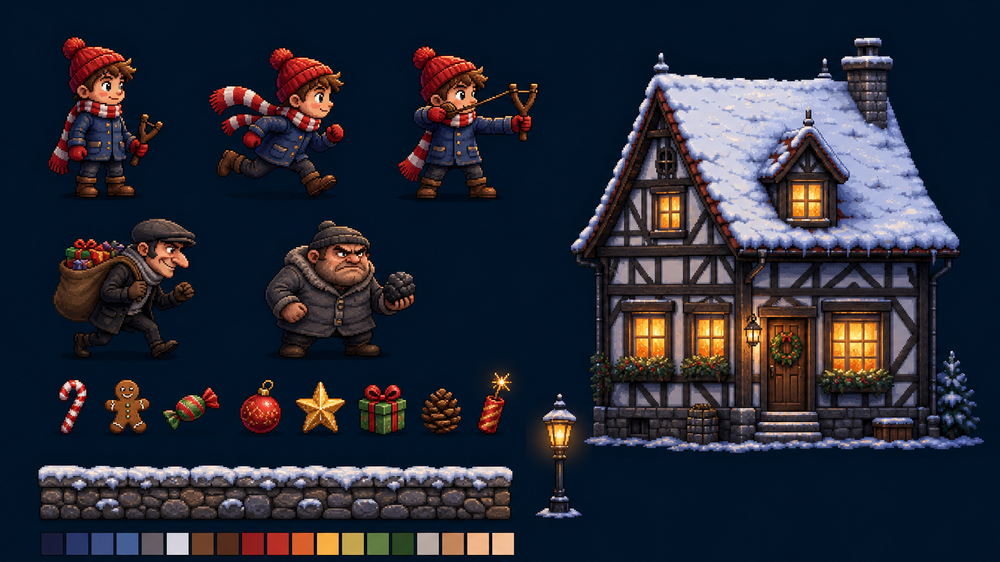
#> input picture experiments/03-christmas-town/ref.png, 1000 x 562 px, shrunk from 1536 x 864 before the run
$ python defringe.py ../ref.png
#> lines starting #> are read from the running program, lines starting #| are printed output that depends on the picture; after the words box and inside, x2 and y2 are one past the last pixel; in counts of white or black regions, pixels touching at a corner belong together
# tools/defringe.py — знімає «наліпковий» світлий обідок і кольорову бахрому навколо спрайта.
# Чому: gpt-image на пласкому пурпуровому фоні іноді малює біле обведення, як у наліпки, а після вирізання фону
# по краю лишаються рожеві/зелені пікселі. На темному нічному небі гри це світиться.
# Як: шар за шаром (до --max проходів) дивимось на крайові непрозорі пікселі й прибираємо ті, що «підозрілі»:
# світлі й майже сірі, напівпрозорі або дивного кольору (пурпур, кислотний). Темний контур малюнка зупиняє очистку.
#   python tools/defringe.py IN.png [OUT.png] [--max 12]
import sys, argparse
import numpy as np
from PIL import Image
from scipy import ndimage

ap = argparse.ArgumentParser(); ap.add_argument('inp'); ap.add_argument('out', nargs='?'); ap.add_argument('--max', type=int, default=12)
a = ap.parse_args()
im = np.array(Image.open(a.inp).convert('RGBA')).astype(np.float32)
rgb, al = im[..., :3] / 255, im[..., 3]
#> al: shape (562, 1000) float32; every value is 255
mx, mn = rgb.max(-1), rgb.min(-1)
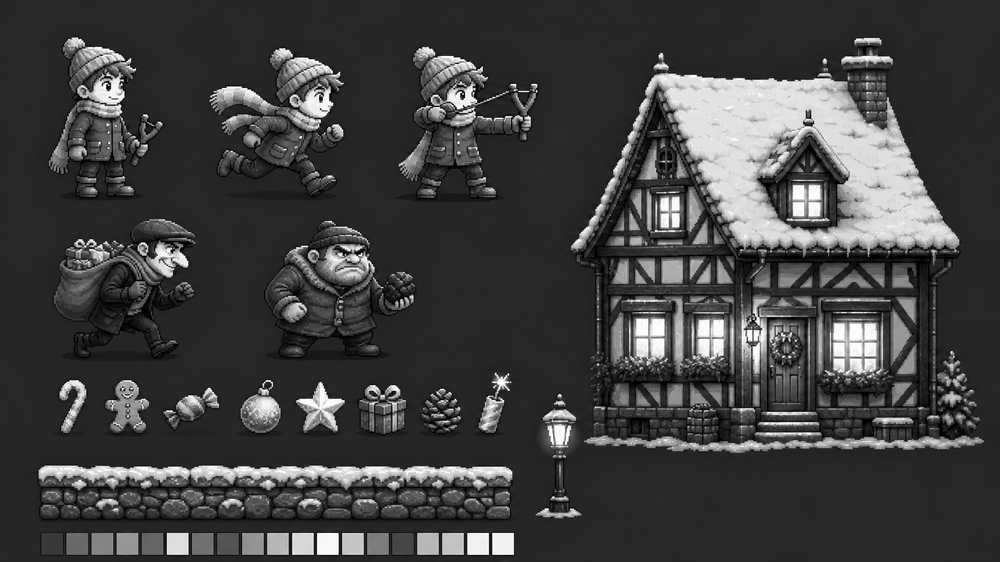
#> mx: shape (562, 1000) float32; min 0, max 1, mean 0.256
lum = 0.3 * rgb[..., 0] + 0.59 * rgb[..., 1] + 0.11 * rgb[..., 2]
sat = (mx - mn) / np.maximum(mx, 1e-3)
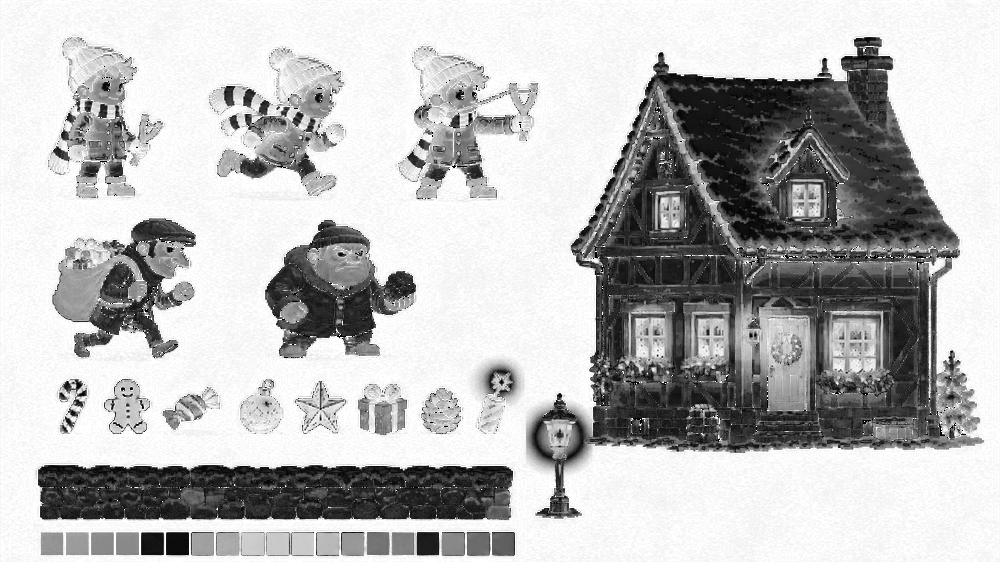
#> sat: shape (562, 1000) float32; min 0, max 1, mean 0.733
r, g, b = rgb[..., 0], rgb[..., 1], rgb[..., 2]
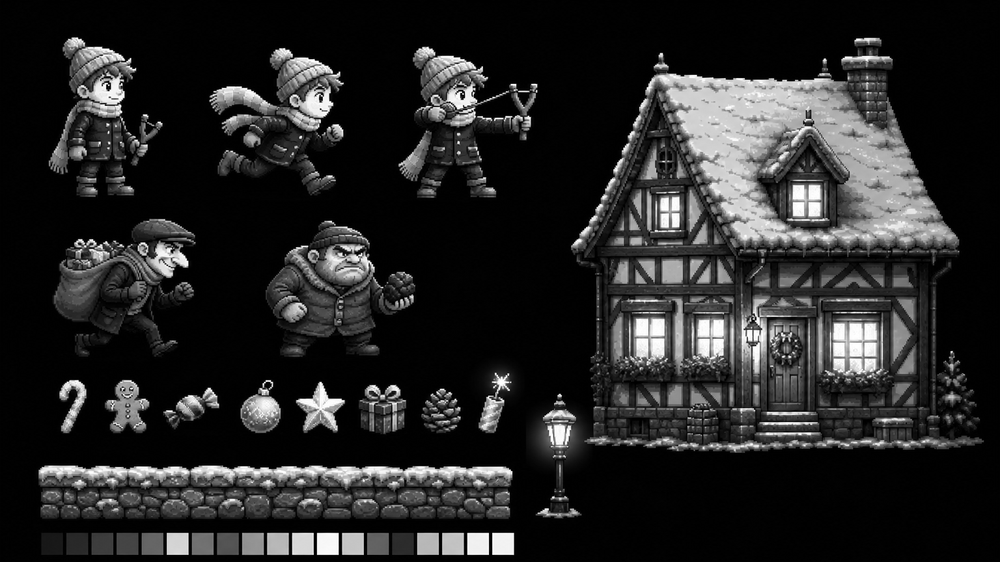
#> r: shape (562, 1000) float32; min 0, max 1, mean 0.152
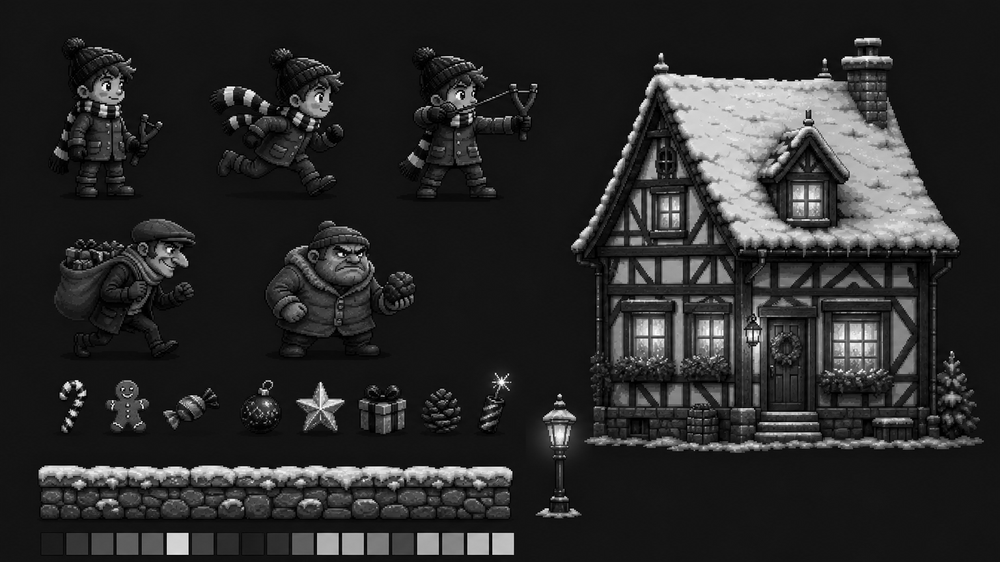
#> g: shape (562, 1000) float32; min 0, max 1, mean 0.164
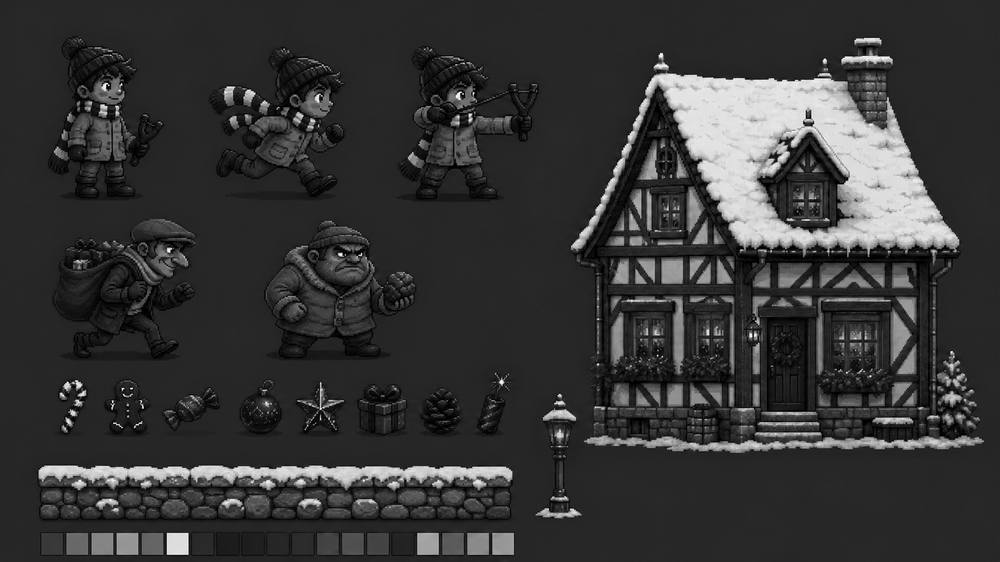
#> b: shape (562, 1000) float32; min 0, max 1, mean 0.212
# «підозрілі» пікселі: світло-сірі (обідок), пурпурові (залишок фону), кислотно-зелені/жовті (артефакт вирізання)
sus = ((lum > 0.60) & (sat < 0.30)) | ((r > g + 0.15) & (b > g + 0.15)) | ((g > b + 0.25) & (lum > 0.45) & (r < g + 0.1))
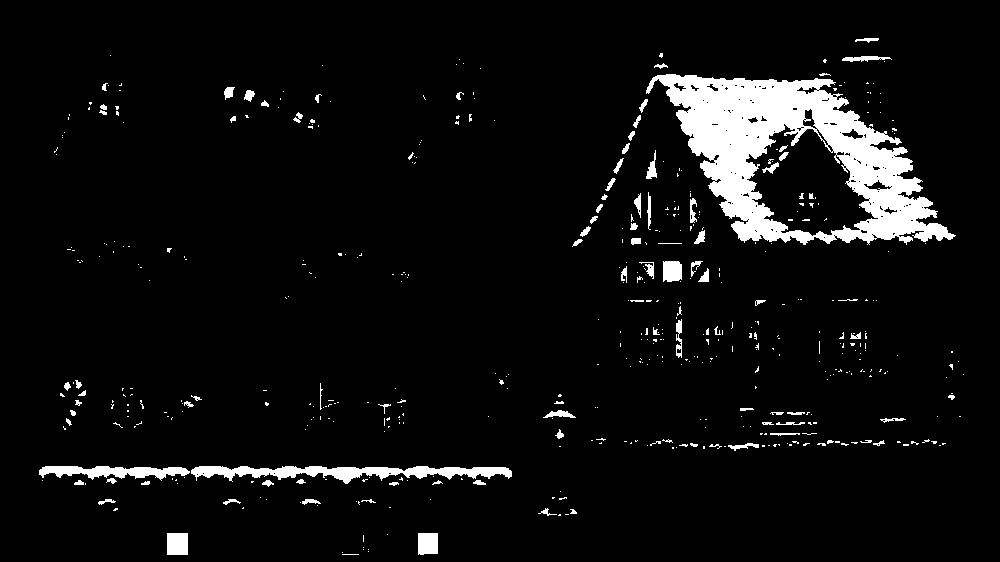
#> sus: shape (562, 1000) bool; 5.9% white; 512 white regions (416 under 20 px), largest, box (x1, y1, x2, y2) and area: (646, 74, 956, 245) 22055, (191, 466, 512, 484) 2816, (39, 466, 190, 481) 1287
solid = al > 8
#> solid: shape (562, 1000) bool; every value is 1
removed = 0
for i in range(a.max):
    # край = непрозорий піксель, у якого хоч один сусід прозорий
    edge = solid & ~ndimage.binary_erosion(solid, structure=np.ones((3, 3)), border_value=0)
    kill = edge & (sus | (al < 240))
    n = int(kill.sum())
    if n == 0: break
    solid &= ~kill; removed += n
#> this loop made 1 pass
#> n on pass 1: 0
#> pass 1, `edge = solid & ~ndimage.binary_erosion(solid, structure=np.ones((3, 3)..`:
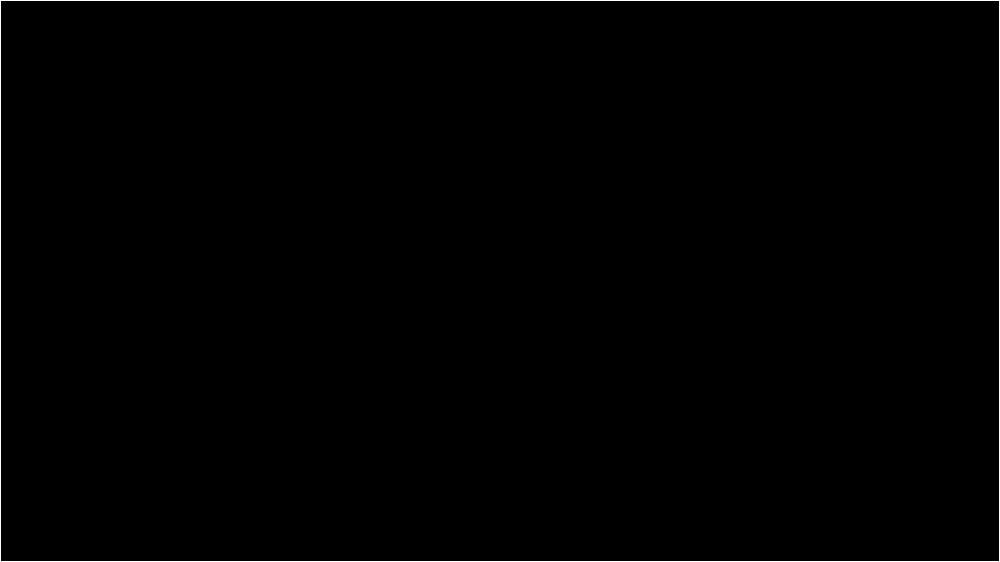
#> edge: shape (562, 1000) bool; 0.56% white in thin lines or dots
#> after the loop, removed = 0
# дрібні острівці (крапки бахроми, що відірвались від краю) — прибираємо все, що менше 40 px
lab, n = ndimage.label(solid); sizes = ndimage.sum(solid, lab, range(1, n + 1))
#> after `lab, n = ndimage.label(solid)`: lab: shape (562, 1000) int32; every value is 1
#> after `lab, n = ndimage.label(solid)`: n = 1
#> after `sizes = ndimage.sum(solid, lab, range(1, n + 1))`: sizes = [562000]
solid &= np.isin(lab, 1 + np.nonzero(sizes >= 40)[0])
im[..., 3] = np.where(solid, im[..., 3], 0)
Image.fromarray(im.astype(np.uint8)).save(a.out or a.inp)
print(f'{a.inp}: removed {removed} px in {i + 1} passes')
#| ../ref.png: removed 0 px in 1 passes
